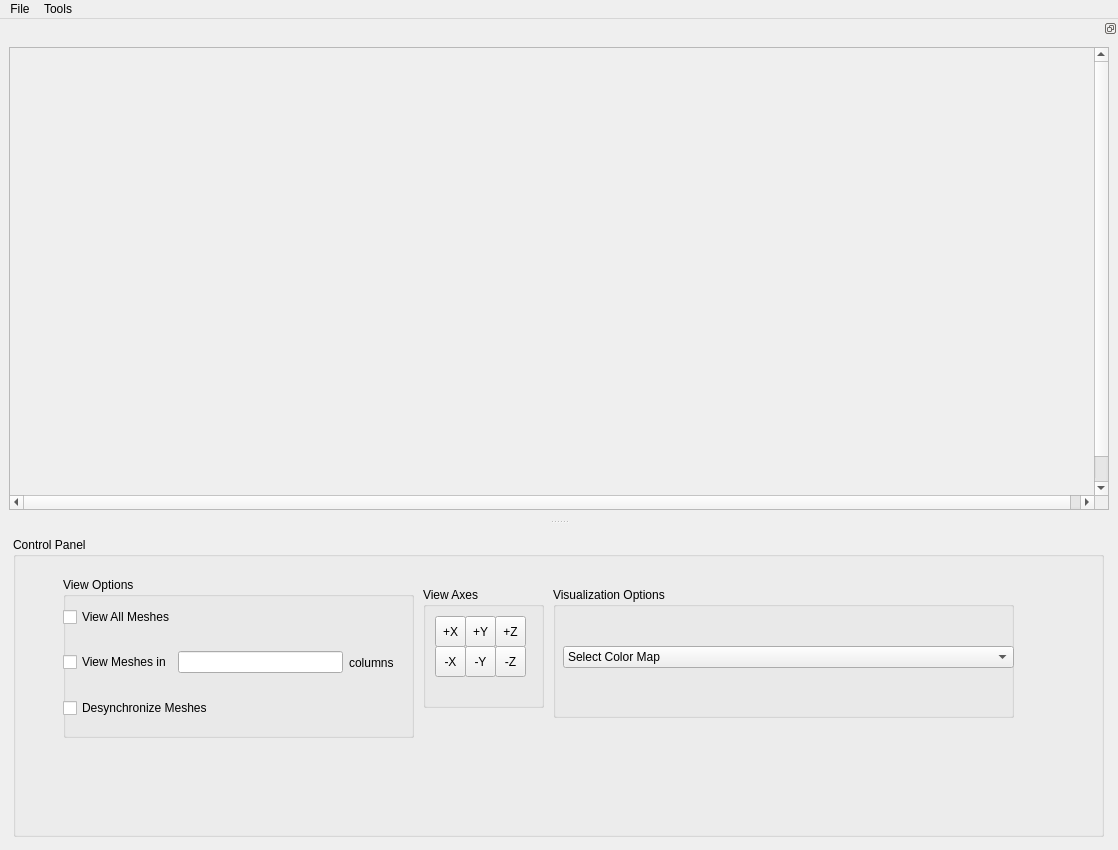
<?xml version="1.0" encoding="UTF-8"?>
<ui version="4.0">
 <class>ShareCameraQt</class>
 <widget class="QMainWindow" name="ShareCameraQt">
  <property name="geometry">
   <rect>
    <x>0</x>
    <y>0</y>
    <width>1118</width>
    <height>850</height>
   </rect>
  </property>
  <property name="sizePolicy">
   <sizepolicy hsizetype="Expanding" vsizetype="Expanding">
    <horstretch>0</horstretch>
    <verstretch>0</verstretch>
   </sizepolicy>
  </property>
  <property name="windowTitle">
   <string>ShareCameraQt</string>
  </property>
  <property name="windowIcon">
   <iconset>
    <normaloff>:/Icons/help.png</normaloff>:/Icons/help.png</iconset>
  </property>
  <property name="iconSize">
   <size>
    <width>22</width>
    <height>22</height>
   </size>
  </property>
  <widget class="QWidget" name="centralwidget">
   <layout class="QGridLayout" name="gridLayout">
    <item row="0" column="1">
     <widget class="QGroupBox" name="groupBox_6">
      <property name="minimumSize">
       <size>
        <width>1091</width>
        <height>200</height>
       </size>
      </property>
      <property name="maximumSize">
       <size>
        <width>1091</width>
        <height>300</height>
       </size>
      </property>
      <property name="title">
       <string>Control Panel</string>
      </property>
      <widget class="QGroupBox" name="groupBox_4">
       <property name="geometry">
        <rect>
         <x>540</x>
         <y>50</y>
         <width>461</width>
         <height>131</height>
        </rect>
       </property>
       <property name="title">
        <string>Visualization Options</string>
       </property>
       <widget class="QWidget" name="verticalLayoutWidget">
        <property name="geometry">
         <rect>
          <x>10</x>
          <y>20</y>
          <width>451</width>
          <height>101</height>
         </rect>
        </property>
        <layout class="QVBoxLayout" name="verticalLayout">
         <item>
          <widget class="QComboBox" name="comboBox">
           <item>
            <property name="text">
             <string>Select Color Map</string>
            </property>
           </item>
          </widget>
         </item>
        </layout>
       </widget>
      </widget>
      <widget class="QGroupBox" name="groupBox_5">
       <property name="geometry">
        <rect>
         <x>50</x>
         <y>40</y>
         <width>351</width>
         <height>161</height>
        </rect>
       </property>
       <property name="title">
        <string>View Options</string>
       </property>
       <widget class="QWidget" name="verticalLayoutWidget_3">
        <property name="geometry">
         <rect>
          <x>0</x>
          <y>30</y>
          <width>331</width>
          <height>111</height>
         </rect>
        </property>
        <layout class="QVBoxLayout" name="verticalLayout_2">
         <item>
          <widget class="QCheckBox" name="checkBox_9">
           <property name="text">
            <string>View All Meshes</string>
           </property>
          </widget>
         </item>
         <item>
          <layout class="QHBoxLayout" name="horizontalLayout_7">
           <item>
            <widget class="QCheckBox" name="checkBox_10">
             <property name="text">
              <string>View Meshes in</string>
             </property>
            </widget>
           </item>
           <item>
            <widget class="QLineEdit" name="lineEdit"/>
           </item>
           <item>
            <widget class="QLabel" name="label_5">
             <property name="text">
              <string>columns</string>
             </property>
            </widget>
           </item>
          </layout>
         </item>
         <item>
          <widget class="QCheckBox" name="checkBox_3">
           <property name="text">
            <string>Desynchronize Meshes</string>
           </property>
          </widget>
         </item>
        </layout>
       </widget>
      </widget>
      <widget class="QGroupBox" name="groupBox">
       <property name="geometry">
        <rect>
         <x>410</x>
         <y>50</y>
         <width>121</width>
         <height>121</height>
        </rect>
       </property>
       <property name="title">
        <string>View Axes</string>
       </property>
       <layout class="QGridLayout" name="gridLayout_3">
        <item row="0" column="0">
         <widget class="QWidget" name="widget" native="true">
          <widget class="QToolButton" name="toolButton">
           <property name="geometry">
            <rect>
             <x>60</x>
             <y>0</y>
             <width>31</width>
             <height>31</height>
            </rect>
           </property>
           <property name="text">
            <string>+Z</string>
           </property>
          </widget>
          <widget class="QToolButton" name="toolButton_2">
           <property name="geometry">
            <rect>
             <x>60</x>
             <y>30</y>
             <width>31</width>
             <height>31</height>
            </rect>
           </property>
           <property name="text">
            <string>-Z</string>
           </property>
          </widget>
          <widget class="QToolButton" name="toolButton_4">
           <property name="geometry">
            <rect>
             <x>0</x>
             <y>30</y>
             <width>31</width>
             <height>31</height>
            </rect>
           </property>
           <property name="text">
            <string>-X</string>
           </property>
          </widget>
          <widget class="QToolButton" name="toolButton_3">
           <property name="geometry">
            <rect>
             <x>0</x>
             <y>0</y>
             <width>31</width>
             <height>31</height>
            </rect>
           </property>
           <property name="text">
            <string>+X</string>
           </property>
          </widget>
          <widget class="QToolButton" name="toolButton_5">
           <property name="geometry">
            <rect>
             <x>30</x>
             <y>0</y>
             <width>31</width>
             <height>31</height>
            </rect>
           </property>
           <property name="text">
            <string>+Y</string>
           </property>
          </widget>
          <widget class="QToolButton" name="toolButton_6">
           <property name="geometry">
            <rect>
             <x>30</x>
             <y>30</y>
             <width>31</width>
             <height>31</height>
            </rect>
           </property>
           <property name="text">
            <string>-Y</string>
           </property>
          </widget>
         </widget>
        </item>
       </layout>
      </widget>
      <zorder>groupBox_5</zorder>
      <zorder>groupBox_4</zorder>
      <zorder>groupBox</zorder>
     </widget>
    </item>
   </layout>
  </widget>
  <widget class="QDockWidget" name="dockWidget">
   <property name="sizePolicy">
    <sizepolicy hsizetype="Expanding" vsizetype="Expanding">
     <horstretch>0</horstretch>
     <verstretch>0</verstretch>
    </sizepolicy>
   </property>
   <property name="minimumSize">
    <size>
     <width>1073</width>
     <height>500</height>
    </size>
   </property>
   <property name="features">
    <set>QDockWidget::DockWidgetFloatable|QDockWidget::DockWidgetMovable</set>
   </property>
   <attribute name="dockWidgetArea">
    <number>4</number>
   </attribute>
   <widget class="QWidget" name="dockWidgetContents">
    <property name="sizePolicy">
     <sizepolicy hsizetype="Expanding" vsizetype="Expanding">
      <horstretch>1</horstretch>
      <verstretch>1</verstretch>
     </sizepolicy>
    </property>
    <layout class="QGridLayout" name="gridLayout_2">
     <item row="0" column="0">
      <widget class="QScrollArea" name="scrollArea">
       <property name="sizePolicy">
        <sizepolicy hsizetype="Expanding" vsizetype="Expanding">
         <horstretch>1</horstretch>
         <verstretch>1</verstretch>
        </sizepolicy>
       </property>
       <property name="minimumSize">
        <size>
         <width>1041</width>
         <height>384</height>
        </size>
       </property>
       <property name="maximumSize">
        <size>
         <width>524287</width>
         <height>524287</height>
        </size>
       </property>
       <property name="mouseTracking">
        <bool>true</bool>
       </property>
       <property name="layoutDirection">
        <enum>Qt::LeftToRight</enum>
       </property>
       <property name="verticalScrollBarPolicy">
        <enum>Qt::ScrollBarAsNeeded</enum>
       </property>
       <property name="horizontalScrollBarPolicy">
        <enum>Qt::ScrollBarAsNeeded</enum>
       </property>
       <property name="widgetResizable">
        <bool>false</bool>
       </property>
       <widget class="QWidget" name="scrollAreaWidgetContents">
        <property name="geometry">
         <rect>
          <x>0</x>
          <y>0</y>
          <width>1094</width>
          <height>475</height>
         </rect>
        </property>
        <property name="sizePolicy">
         <sizepolicy hsizetype="Expanding" vsizetype="Expanding">
          <horstretch>1</horstretch>
          <verstretch>1</verstretch>
         </sizepolicy>
        </property>
        <property name="mouseTracking">
         <bool>true</bool>
        </property>
        <property name="acceptDrops">
         <bool>true</bool>
        </property>
        <layout class="QGridLayout" name="gridLayout_5"/>
       </widget>
      </widget>
     </item>
    </layout>
   </widget>
  </widget>
  <widget class="QMenuBar" name="menuBar">
   <property name="geometry">
    <rect>
     <x>0</x>
     <y>0</y>
     <width>1118</width>
     <height>22</height>
    </rect>
   </property>
   <widget class="QMenu" name="menuTools">
    <property name="title">
     <string>Tools</string>
    </property>
    <addaction name="actionFlip_Meshes"/>
    <addaction name="actionWrite_Back_Meshes"/>
   </widget>
   <widget class="QMenu" name="menuFile">
    <property name="title">
     <string>File</string>
    </property>
    <addaction name="actionOpen_vtk_Files"/>
   </widget>
   <addaction name="menuFile"/>
   <addaction name="menuTools"/>
  </widget>
  <action name="actionOpenFile">
   <property name="enabled">
    <bool>true</bool>
   </property>
   <property name="icon">
    <iconset>
     <normaloff>:/Icons/fileopen.png</normaloff>:/Icons/fileopen.png</iconset>
   </property>
   <property name="text">
    <string>Open File...</string>
   </property>
  </action>
  <action name="actionExit">
   <property name="icon">
    <iconset>
     <normaloff/>
    </iconset>
   </property>
   <property name="text">
    <string>Exit</string>
   </property>
  </action>
  <action name="actionPrint">
   <property name="icon">
    <iconset>
     <normaloff>:/Icons/print.png</normaloff>:/Icons/print.png</iconset>
   </property>
   <property name="text">
    <string>Print</string>
   </property>
  </action>
  <action name="actionHelp">
   <property name="icon">
    <iconset>
     <normaloff>:/Icons/help.png</normaloff>:/Icons/help.png</iconset>
   </property>
   <property name="text">
    <string>Help</string>
   </property>
  </action>
  <action name="actionSave">
   <property name="icon">
    <iconset>
     <normaloff>:/Icons/filesave.png</normaloff>:/Icons/filesave.png</iconset>
   </property>
   <property name="text">
    <string>Save</string>
   </property>
  </action>
  <action name="actionFlip_Meshes">
   <property name="text">
    <string>Flip Meshes</string>
   </property>
  </action>
  <action name="actionWrite_Back_Meshes">
   <property name="text">
    <string>Write Back Meshes</string>
   </property>
  </action>
  <action name="actionOpen_vtk_Files">
   <property name="text">
    <string>Open .vtk Files</string>
   </property>
  </action>
 </widget>
 <resources/>
 <connections/>
</ui>
